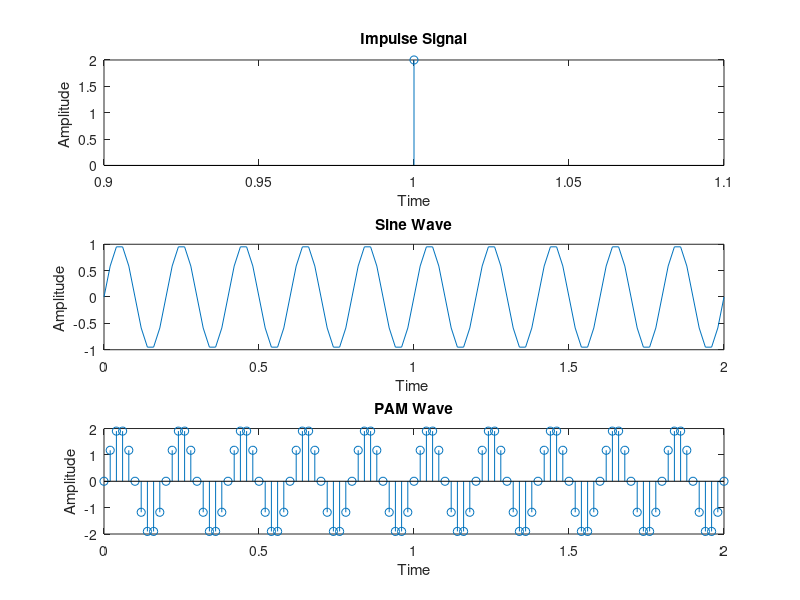

Write MATLAB code to recreate this figure.
clc;
close all;
clear all;
a = input('Enter the amplitude = ');
f = input('Enter the frequency = ');
t = 0:0.02:2; % for a total of 20 samples
x1 = 2:1:2; %generation of impulse signal
x2 = sin(2*pi*f*t); %generation of sine wave
y = x1.*x2; %modulation step
subplot(3,1,1); %for impulse signal plot
stem(x1);
title('Impulse Signal');
xlabel('Time');
ylabel('Amplitude ');
subplot(3,1,2) %for sine wave plot
plot(t,x2); 
title('Sine Wave');
xlabel('Time ');
ylabel('Amplitude ');
subplot(3,1,3) %for PAM wave plot
stem(t,y);
title('PAM Wave');
xlabel('Time');
ylabel('Amplitude');
